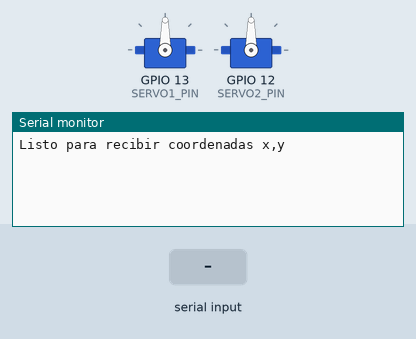
Bench run of a sketch on a simulated ESP32. Shown: 2 × servo, the last lines printed to the serial monitor. The inputs (shaded band) are chosen by the test bench.

Above: at 2.2 s.
2.3 s: "90,45\n" received over Serial
At 3.5 s:
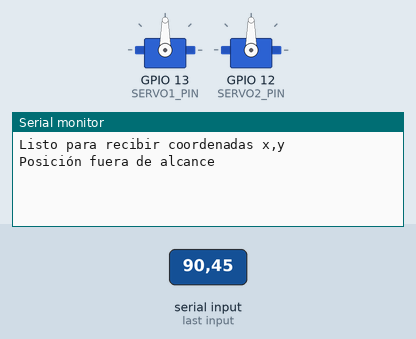
3.8 s: "5\n" received over Serial
At 4.9 s:
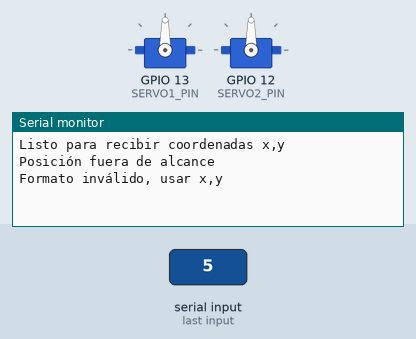

Measured:
- after the input at 2.3 s, the serial monitor: prints a new line at once (image 1)
- after the input at 3.8 s, the serial monitor: prints a new line at once (image 2)

The sketch:

Dibujando.ino
```cpp
#include <ESP32Servo.h>
#include <math.h>

Servo servo1;  // hombro
Servo servo2;  // codo

const int SERVO1_PIN = 13;
const int SERVO2_PIN = 12;

const float L1 = 13.8;
const float L2 = 13.8;

void setup() {
  Serial.begin(115200);
  servo1.attach(SERVO1_PIN);
  servo2.attach(SERVO2_PIN);

  // Posición inicial
  servo1.write(90);
  servo2.write(90);
  delay(1000);
  Serial.println("Listo para recibir coordenadas x,y");
}

void loop() {
  if (Serial.available()) {
    String input = Serial.readStringUntil('\n');
    input.trim();

    int sepIndex = input.indexOf(',');
    if (sepIndex > 0) {
      float x = input.substring(0, sepIndex).toFloat();
      float y = input.substring(sepIndex + 1).toFloat();

      float dist = sqrt(x * x + y * y);
      if (dist > (L1 + L2) || dist < fabs(L1 - L2)) {
        Serial.println("Posición fuera de alcance");
        return;
      }

      float a = acos((x*x + y*y - L1*L1 - L2*L2) / (2 * L1 * L2));
      float b = atan2(y, x) - atan2(L2 * sin(a), L1 + L2 * cos(a));

      int angle1 = degrees(b);
      int angle2 = degrees(a);

      angle1 = constrain(angle1 + 90, 0, 180);
      angle2 = constrain(angle2, 0, 180);

      Serial.printf("Moviendo a ángulos: servo1=%d, servo2=%d\n", angle1, angle2);

      servo1.write(angle1);
      servo2.write(angle2);

      delay(100);  // Tiempo para que los servos se muevan
    } else {
      Serial.println("Formato inválido, usar x,y");
    }
  }
}
```
